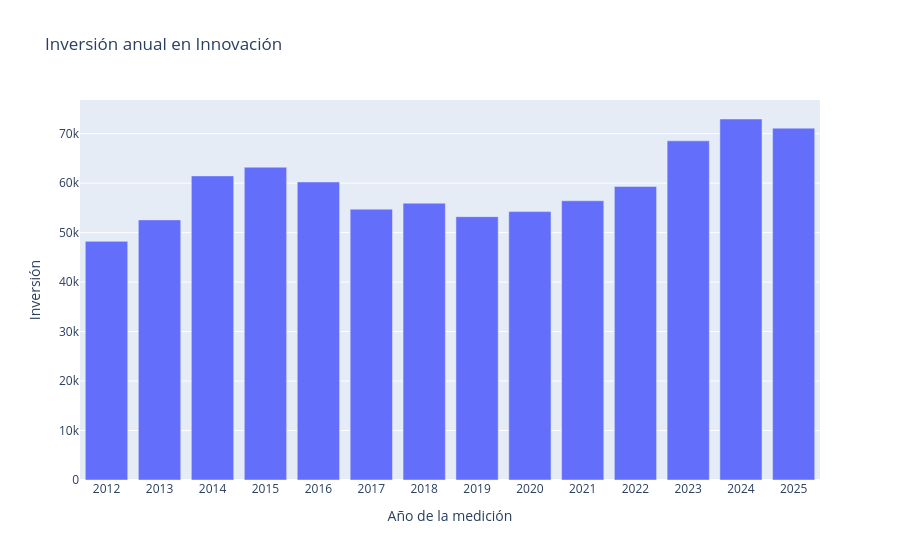

Notebook source saved alongside this figure:
### Code cell
fig = px.bar(
inversion_inv, 
    x="Periodo",
    y="Inversion_en_Innovacion",
    log_x=True,
    title="Inversión anual en Innovación",
    labels={"Periodo":"Año de la medición",
            "Inversion_en_Innovacion":" Inversión"}
)

fig.show()

### Figure 1 — Plotly figure (JSON) as saved in the notebook; plotly's stock layout.template omitted (floating-point values rounded to 4 significant figures)
{"data": [{"hovertemplate": "Año de la medición=%{x}<br> Inversión=%{y}<extra></extra>", "legendgroup": "", "marker": {"color": "#636efa", "pattern": {"shape": ""}}, "name": "", "orientation": "v", "showlegend": false, "textposition": "auto", "type": "bar", "x": [2024, 2025, 2023, 2015, 2014, 2016, 2022, 2021, 2018, 2017, 2020, 2019, 2013, 2012], "xaxis": "x", "y": [72960.0, 71110.0, 68550.0, 63220.0, 61460.0, 60240.0, 59330.0, 56430.0, 55950.0, 54740.0, 54250.0, 53230.0, 52570.0, 48240.0], "yaxis": "y"}], "layout": {"barmode": "relative", "legend": {"tracegroupgap": 0}, "title": {"text": "Inversión anual en Innovación"}, "xaxis": {"anchor": "y", "domain": [0, 1], "title": {"text": "Año de la medición"}, "type": "log"}, "yaxis": {"anchor": "x", "domain": [0, 1], "title": {"text": " Inversión"}}}}
